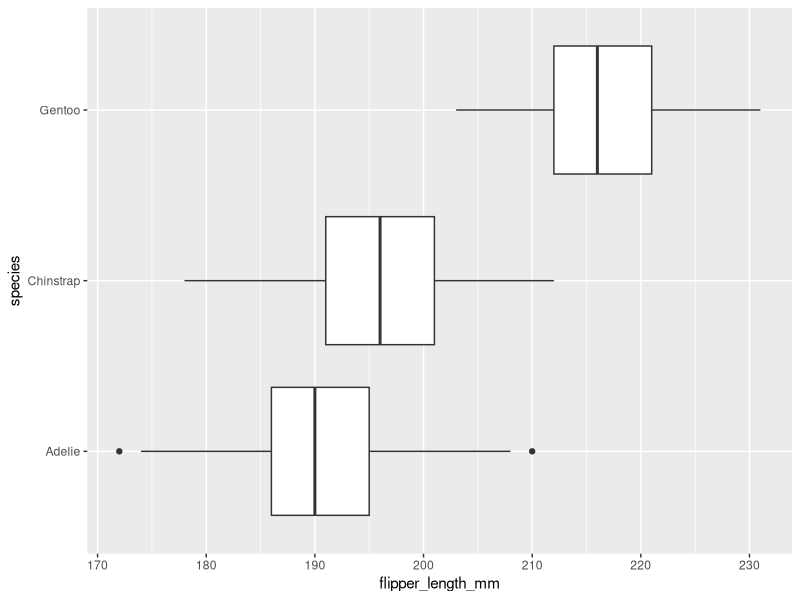
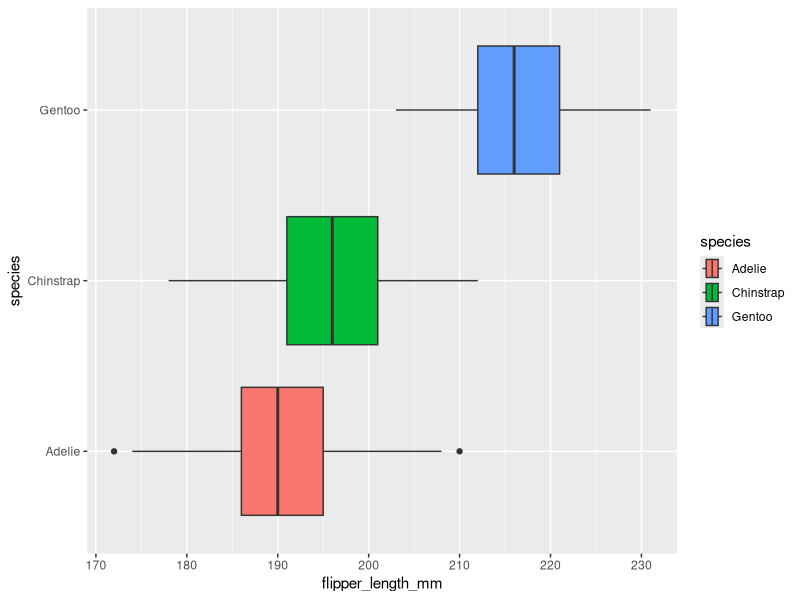
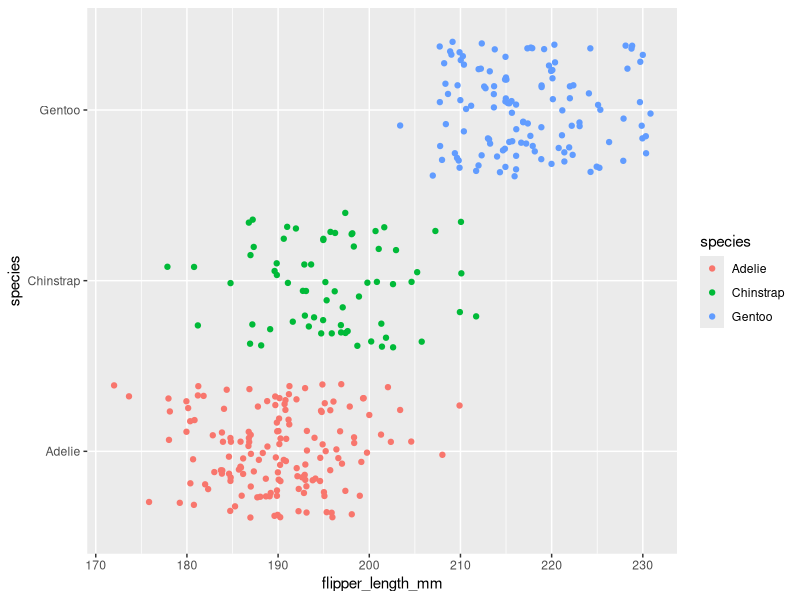
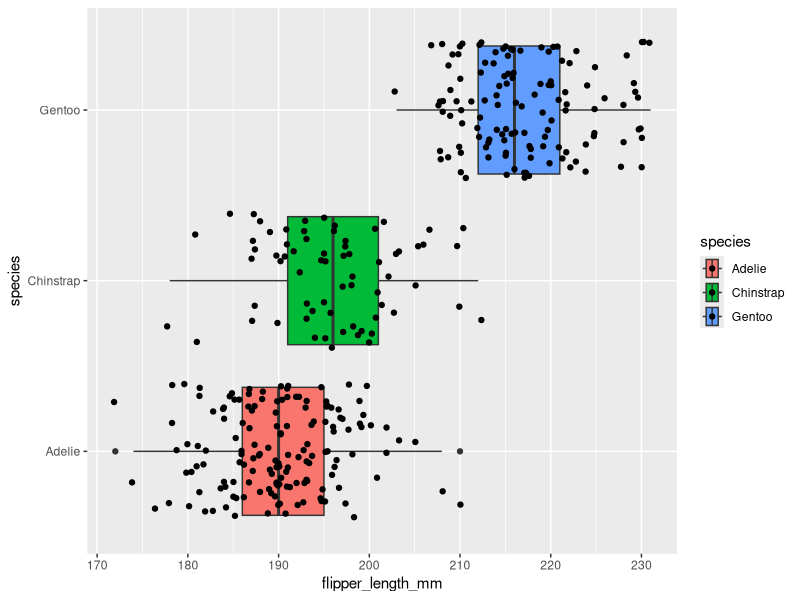
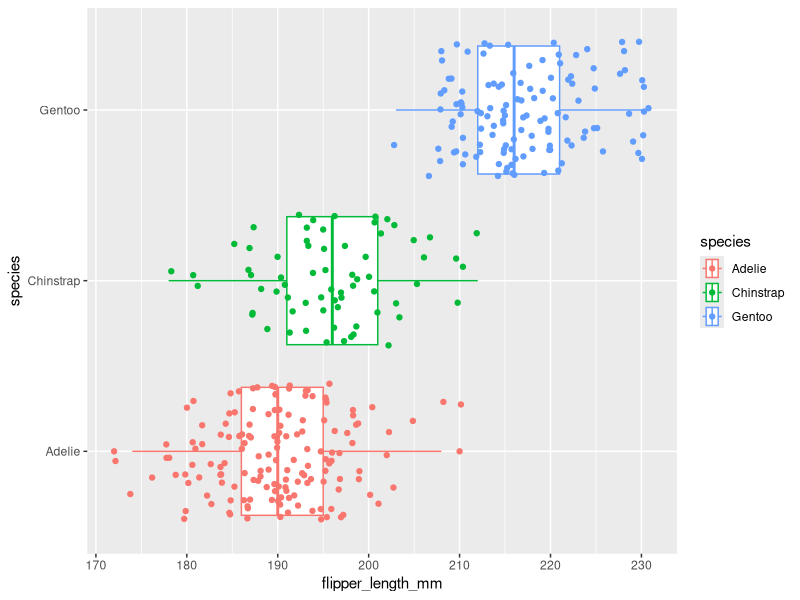

Reproduce these figures in R, in order.
## ---- chunk 1
knitr::opts_chunk$set(error = TRUE)
## ---- chunk 2
library(palmerpenguins)
penguins
## ---- chunk 3
library(ggplot2)
## ---- chunk 4
ggplot(data = penguins, mapping = aes(x = flipper_length_mm, y = species)) +
  geom_boxplot()
## ---- chunk 5
ggplot(data = penguins, mapping = aes(x = flipper_length_mm, y = species, fill = species)) +
  geom_boxplot()
## ---- chunk 6
ggplot(data = penguins, mapping = aes(x = flipper_length_mm, y = species, color = species)) +
  geom_jitter()
## ---- chunk 7
  ggplot(data = penguins, mapping = aes(x = flipper_length_mm, y = species, fill = species, )) +
  geom_boxplot() +
  geom_jitter()
## ---- chunk 8
ggplot(data = penguins, mapping = aes(x = flipper_length_mm, y = species)) +
  geom_boxplot(mapping = aes(color = species)) +
  geom_jitter(mapping = aes(color = species))
## ---- chunk 9

## ---- chunk 10

## ---- chunk 11

## ---- chunk 12

## ---- chunk 13

## ---- chunk 14

